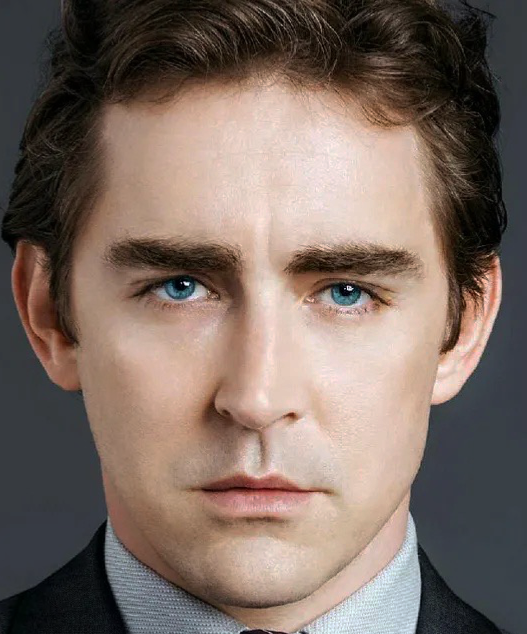
%> input picture hw/hw2/q2/LP.jpg, 527 x 634 px
$ octave registration.m   (GNU Octave 9; MATLAB toolbox functions it lacks are replaced by stand-ins)
%> lines starting %> are read from the running program, lines starting %| are printed output that depends on the picture
load('movingFixPoints.mat')
% I1 = imread('1.jpg');%to do registration transform to 2
% I2 = imread('2.jpg');
I1=imread('LP.jpg');
%> I1 is the input picture: size 634x527x3 uint8; mean R, G, B 124.3, 107.8, 99
I2=imread('GG.jpg');
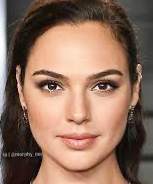
%> input picture hw/hw2/q2/GG.jpg, 153 x 184 px
%> I2 is the input picture: size 184x153x3 uint8; mean R, G, B 142.1, 111.1, 93.8
I1=imresize(I1,[size(I2,1),size(I2,2)]);
%> I1: size 184x153x3 uint8

% cpselect(I1,I2);
% % wait until selection completed
% uiwait(msgbox('Click OK after closing the CPSELECT window.','Waiting...'));

% 'projective', 'affine','pwl'
tform_func=fitgeotrans(movingPoints,fixedPoints,'projective');
Iout_func=imwarp(I1,tform_func,'OutputView',imref2d(size(I2)));
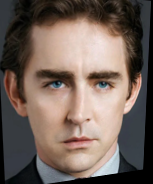
%> Iout_func: size 184x153x3 uint8; mean R, G, B 115.1, 99.1, 90.6
% figure;imshowpair(I2,Iout_func,'montage');

%%
% tform=TPS(movingPoints,fixedPoints);
tform=dense(movingPoints,fixedPoints);
tform = projective2d(tform);

%%
Iout=imwarp(I1,tform,'OutputView',imref2d(size(I2)));
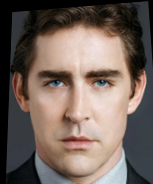
%> Iout: size 184x153x3 uint8; mean R, G, B 115.1, 99.9, 92
% figure;imshowpair(I2,Iout,'montage');
% figure;imshowpair(I2,Iout,'blend');
% I2, Iout, mask);

% figure;
% imshow(stitched);

figure;
subplot(141);
imshow(I1);
subplot(142);
imshow(I2);
subplot(143);
imshowpair(I2,Iout_func,'blend');
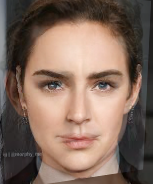
%> displayed picture: size 184x153x3, on the screen's scale of 0 to 255; mean R, G, B 130, 106.3, 93.3
title("fitgeotrans");
subplot(144);
imshowpair(I2,Iout,'blend');
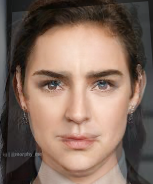
%> displayed picture: size 184x153x3, on the screen's scale of 0 to 255; mean R, G, B 130, 106.7, 94
title("self-implemented dense");

%%
function tform=dense(movingPoints,fixedPoints)
    M = 30;
    x_fix = fixedPoints(:,1);
    y_fix = fixedPoints(:,2);
    OneMat = ones(M,1);
    ZeroMat = zeros(M,1);
    %Final: AS=D
    x = movingPoints(:,1);
    y = movingPoints(:,2);
    A = [  x       y      ZeroMat  ZeroMat  OneMat  ZeroMat  -x.*x_fix  -y.*x_fix;
        ZeroMat  ZeroMat     x        y     ZeroMat  OneMat  -x.*y_fix  -y.*y_fix  ];
    D=fixedPoints(:);
    S=pinv(A)*D;
    S(9)=1;
    tform=zeros([3,3]);
    tform(:)=S;
    tform(1,2)=S(3);
    tform(2,2)=S(4);
    tform(3,1)=S(5)
end
